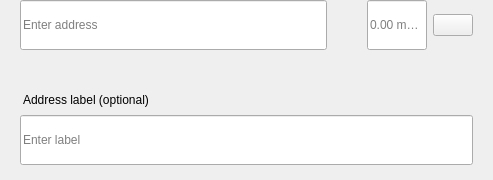
<?xml version="1.0" encoding="UTF-8"?>
<ui version="4.0">
 <class>SendMultiRow</class>
 <widget class="QWidget" name="SendMultiRow">
  <property name="geometry">
   <rect>
    <x>0</x>
    <y>0</y>
    <width>493</width>
    <height>180</height>
   </rect>
  </property>
  <property name="minimumSize">
   <size>
    <width>0</width>
    <height>0</height>
   </size>
  </property>
  <property name="maximumSize">
   <size>
    <width>16777215</width>
    <height>16777215</height>
   </size>
  </property>
  <property name="windowTitle">
   <string>Form</string>
  </property>
  <layout class="QVBoxLayout" name="verticalLayout_3">
   <property name="spacing">
    <number>0</number>
   </property>
   <property name="leftMargin">
    <number>0</number>
   </property>
   <property name="topMargin">
    <number>0</number>
   </property>
   <property name="rightMargin">
    <number>20</number>
   </property>
   <property name="bottomMargin">
    <number>5</number>
   </property>
   <item alignment="Qt::AlignTop">
    <widget class="QWidget" name="widget" native="true">
     <property name="sizePolicy">
      <sizepolicy hsizetype="Expanding" vsizetype="Maximum">
       <horstretch>0</horstretch>
       <verstretch>0</verstretch>
      </sizepolicy>
     </property>
     <property name="minimumSize">
      <size>
       <width>0</width>
       <height>60</height>
      </size>
     </property>
     <property name="maximumSize">
      <size>
       <width>16777215</width>
       <height>85</height>
      </size>
     </property>
     <layout class="QHBoxLayout" name="horizontalLayout" stretch="6,0,2">
      <property name="spacing">
       <number>0</number>
      </property>
      <property name="leftMargin">
       <number>8</number>
      </property>
      <property name="topMargin">
       <number>0</number>
      </property>
      <property name="rightMargin">
       <number>0</number>
      </property>
      <property name="bottomMargin">
       <number>0</number>
      </property>
      <item alignment="Qt::AlignTop">
       <widget class="QStackedWidget" name="stackedAddress">
        <property name="minimumSize">
         <size>
          <width>0</width>
          <height>50</height>
         </size>
        </property>
        <property name="maximumSize">
         <size>
          <width>16777215</width>
          <height>50</height>
         </size>
        </property>
        <widget class="QWidget" name="page_4">
         <property name="sizePolicy">
          <sizepolicy hsizetype="Expanding" vsizetype="Preferred">
           <horstretch>0</horstretch>
           <verstretch>0</verstretch>
          </sizepolicy>
         </property>
         <property name="minimumSize">
          <size>
           <width>0</width>
           <height>50</height>
          </size>
         </property>
         <property name="maximumSize">
          <size>
           <width>16777215</width>
           <height>55</height>
          </size>
         </property>
         <layout class="QVBoxLayout" name="verticalLayout_7">
          <property name="spacing">
           <number>0</number>
          </property>
          <property name="leftMargin">
           <number>12</number>
          </property>
          <property name="topMargin">
           <number>0</number>
          </property>
          <property name="rightMargin">
           <number>0</number>
          </property>
          <property name="bottomMargin">
           <number>0</number>
          </property>
          <item>
           <widget class="QLineEdit" name="lineEditAddress">
            <property name="minimumSize">
             <size>
              <width>0</width>
              <height>50</height>
             </size>
            </property>
            <property name="maximumSize">
             <size>
              <width>16777215</width>
              <height>50</height>
             </size>
            </property>
            <property name="placeholderText">
             <string>Enter address</string>
            </property>
           </widget>
          </item>
         </layout>
        </widget>
        <widget class="QWidget" name="page_3"/>
       </widget>
      </item>
      <item>
       <spacer name="horizontalSpacer_3">
        <property name="orientation">
         <enum>Qt::Horizontal</enum>
        </property>
        <property name="sizeType">
         <enum>QSizePolicy::Fixed</enum>
        </property>
        <property name="sizeHint" stdset="0">
         <size>
          <width>40</width>
          <height>20</height>
         </size>
        </property>
       </spacer>
      </item>
      <item>
       <layout class="QHBoxLayout" name="horizontalLayout_2">
        <property name="spacing">
         <number>6</number>
        </property>
        <item alignment="Qt::AlignTop">
         <widget class="QLineEdit" name="lineEditAmount">
          <property name="sizePolicy">
           <sizepolicy hsizetype="Expanding" vsizetype="Preferred">
            <horstretch>0</horstretch>
            <verstretch>0</verstretch>
           </sizepolicy>
          </property>
          <property name="minimumSize">
           <size>
            <width>0</width>
            <height>50</height>
           </size>
          </property>
          <property name="maximumSize">
           <size>
            <width>16777215</width>
            <height>50</height>
           </size>
          </property>
          <property name="maxLength">
           <number>17</number>
          </property>
          <property name="alignment">
           <set>Qt::AlignLeading|Qt::AlignLeft|Qt::AlignVCenter</set>
          </property>
          <property name="placeholderText">
           <string notr="true">0.00 mnsc</string>
          </property>
         </widget>
        </item>
        <item>
         <layout class="QVBoxLayout" name="verticalLayout">
          <property name="topMargin">
           <number>14</number>
          </property>
          <property name="bottomMargin">
           <number>0</number>
          </property>
          <item alignment="Qt::AlignTop">
           <widget class="QPushButton" name="btnMenu">
            <property name="minimumSize">
             <size>
              <width>0</width>
              <height>0</height>
             </size>
            </property>
            <property name="maximumSize">
             <size>
              <width>16777215</width>
              <height>16777215</height>
             </size>
            </property>
            <property name="focusPolicy">
             <enum>Qt::NoFocus</enum>
            </property>
            <property name="text">
             <string/>
            </property>
           </widget>
          </item>
         </layout>
        </item>
       </layout>
      </item>
     </layout>
    </widget>
   </item>
   <item>
    <widget class="QWidget" name="layoutLabel" native="true">
     <property name="minimumSize">
      <size>
       <width>0</width>
       <height>0</height>
      </size>
     </property>
     <property name="maximumSize">
      <size>
       <width>16777215</width>
       <height>16777215</height>
      </size>
     </property>
     <layout class="QVBoxLayout" name="verticalLayout_9">
      <property name="spacing">
       <number>6</number>
      </property>
      <property name="leftMargin">
       <number>20</number>
      </property>
      <property name="topMargin">
       <number>0</number>
      </property>
      <property name="rightMargin">
       <number>0</number>
      </property>
      <property name="bottomMargin">
       <number>10</number>
      </property>
      <item>
       <spacer name="verticalSpacer">
        <property name="orientation">
         <enum>Qt::Vertical</enum>
        </property>
        <property name="sizeType">
         <enum>QSizePolicy::Fixed</enum>
        </property>
        <property name="sizeHint" stdset="0">
         <size>
          <width>20</width>
          <height>20</height>
         </size>
        </property>
       </spacer>
      </item>
      <item>
       <widget class="QLabel" name="labelSubtitleDescription">
        <property name="styleSheet">
         <string notr="true">margin-bottom:2px;
margin-left:0.05px;
padding:0px;</string>
        </property>
        <property name="text">
         <string>Address label (optional)</string>
        </property>
       </widget>
      </item>
      <item>
       <widget class="QLineEdit" name="lineEditDescription">
        <property name="minimumSize">
         <size>
          <width>0</width>
          <height>50</height>
         </size>
        </property>
        <property name="maximumSize">
         <size>
          <width>16777215</width>
          <height>50</height>
         </size>
        </property>
        <property name="placeholderText">
         <string>Enter label</string>
        </property>
       </widget>
      </item>
     </layout>
    </widget>
   </item>
  </layout>
 </widget>
 <resources/>
 <connections/>
</ui>
